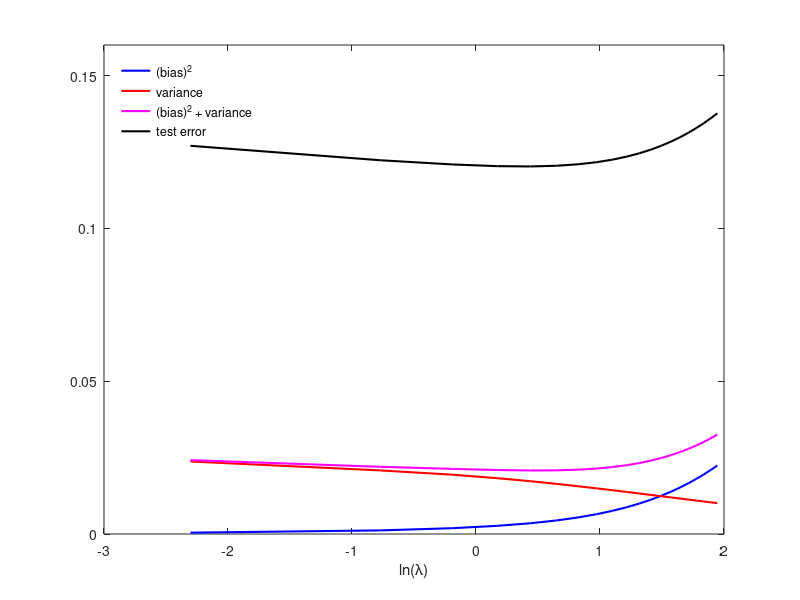

The MATLAB source for this figure:
% This program plot variance vs bias tradeoff graph using examples from
% Bishop's book Ch.3,P151%% Elyas, 02/28/2018

clear all;close all;clc
% set up initial parameters Nt: number of train samples s: spacial scale(with
% of gaussian) for gassian basis functions L: number of data sets
% N_test:number of test samples noise_sigma: gussian noise parameter
Nt = 25; s = 0.1; L = 100; N_test = 1000; noise_sigma = 0.3;
lambda = linspace(0.1,7,20);
 rng(181)
%% construct gaussian basis fucntion phi for train set
% cu_se=rng
x_train = rand(Nt,1);
x_train = sort(x_train);
phi = zeros(Nt,Nt);
y_train = sin(2*pi*x_train) + noise_sigma*randn(Nt,L);
for i = 1 : length(x_train)
    for j = 1 : length(x_train)
        phi (i,j) = exp(-(x_train(i)-x_train(j)).^2/(2*s.^2));
    end
end
Phi =[ones(Nt,1), phi];
%% construct gaussian basis function for test set
%cu_se=rng
% rng(cu_se)
x_test = rand(N_test,1);
x_test = sort(x_test);
phitest = zeros(Nt,N_test);
y_test =sin(2*pi*x_test) + noise_sigma*randn(N_test,1);
for i = 1 : length(x_train)
    for j = 1 : length(x_test)
        phitest (i,j) = exp(-(x_train(i)-x_test(j)).^2/(2*s.^2));
    end
end
Phitest = [ones(1,N_test);phitest];
%% test for different regulerization parameters within 100 data sets
bia_sq = zeros(length(lambda),1);
variance = zeros(length(lambda),1);
bias_variance = zeros(length(lambda),1);
Test_avg_err = zeros(length(lambda),1);
for iii = 1 : length(lambda)
    y_pre = zeros(Nt,L);
    Test_error = zeros(1,L);
    for ii = 1 : L
%                 y_train = sin(2*pi*x_train) + noise_sigma*randn(Nt,1);
%                 figure(1)
%                 plot(x_train,y_train)
%                 hold on
        % solve for weight vectors using RLS
        W = pinv(Phi'*Phi + lambda(iii)*eye(Nt+1))*Phi'*y_train(:,ii);
        y_pre(:,ii) = Phi * W;
        %                 figure(3)
        %                 plot(x_train,y_pre)
        %compute test error with regularization
        Test_error (:,ii) = sum((Phitest'*W-y_test).^2)/N_test + (lambda(iii)*W'*W)/N_test;
    end
    Test_avg_err(iii) = mean(Test_error);
    y_avg = mean(y_pre,2);
    bia_sq(iii) = mean((y_avg - sin(2*pi*x_train)).^2);
%             figure(6)
%         plot(x_train,y_avg,'r','linewidth',2);hold on;plot(x_train,sin(2*pi*x_train))
    for jjj = 1 : L
       dif_val(jjj) = sum((y_avg - y_pre(:,L)).^2)/Nt;
    end
    variance(iii) = mean(dif_val);
    bias_variance(iii) = bia_sq(iii) + variance(iii);
end
%% plot variance vs bias trade-off graph
figure(9)
plot(log(lambda),bia_sq,'b','linewidth',1.5)
hold on
plot(log(lambda),variance,'r','linewidth',1.5)
plot(log(lambda),bias_variance,'m','linewidth',1.5)
plot(log(lambda),Test_avg_err,'k','linewidth',1.5)
legend('(bias)^2','variance','(bias)^2 + variance','test error','Location','northwest')
xlabel('ln(\lambda)');legend boxoff; axis([-3 2 0 0.16])





